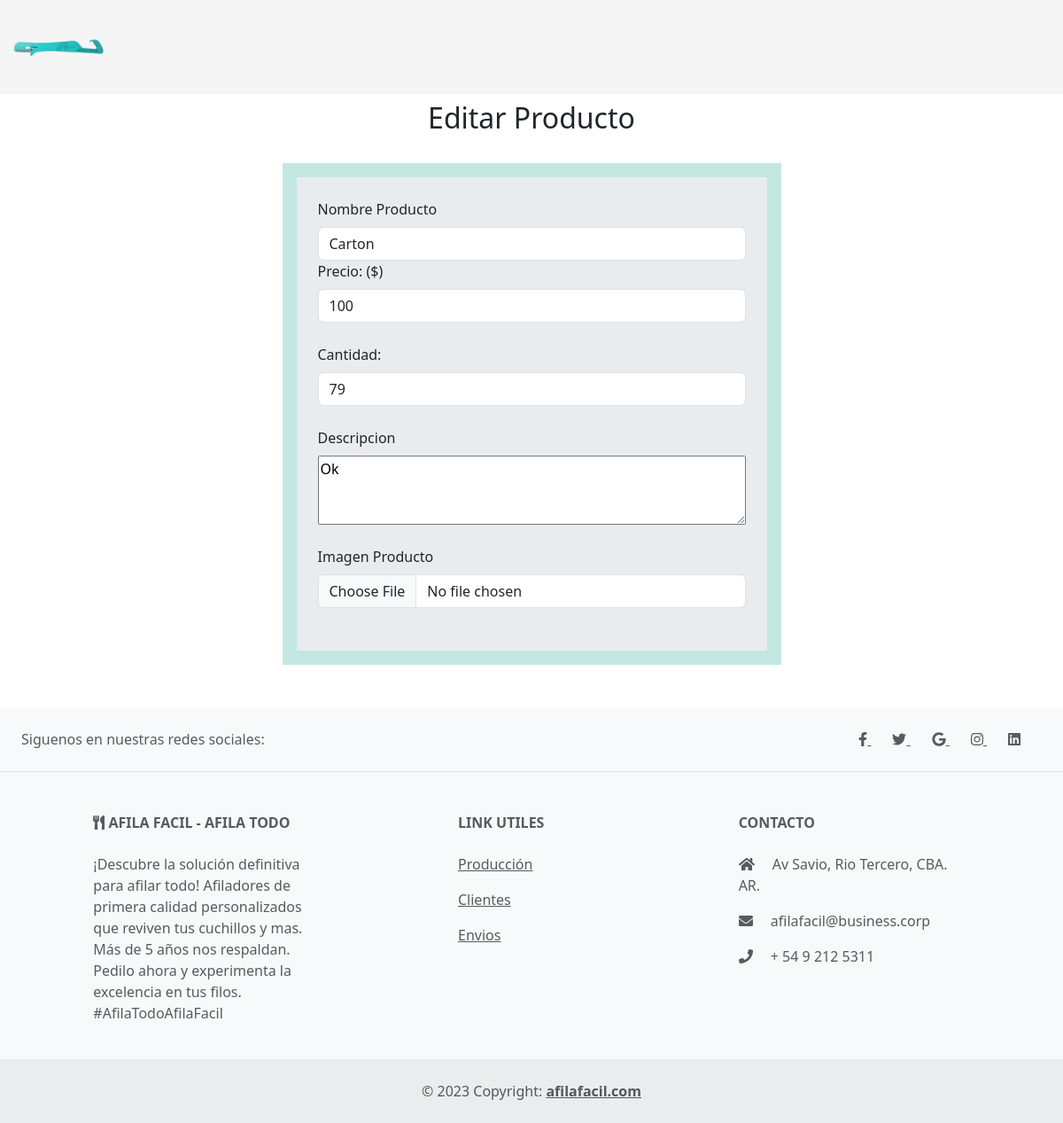
Before: /productos/editar/1/ with the older database file.
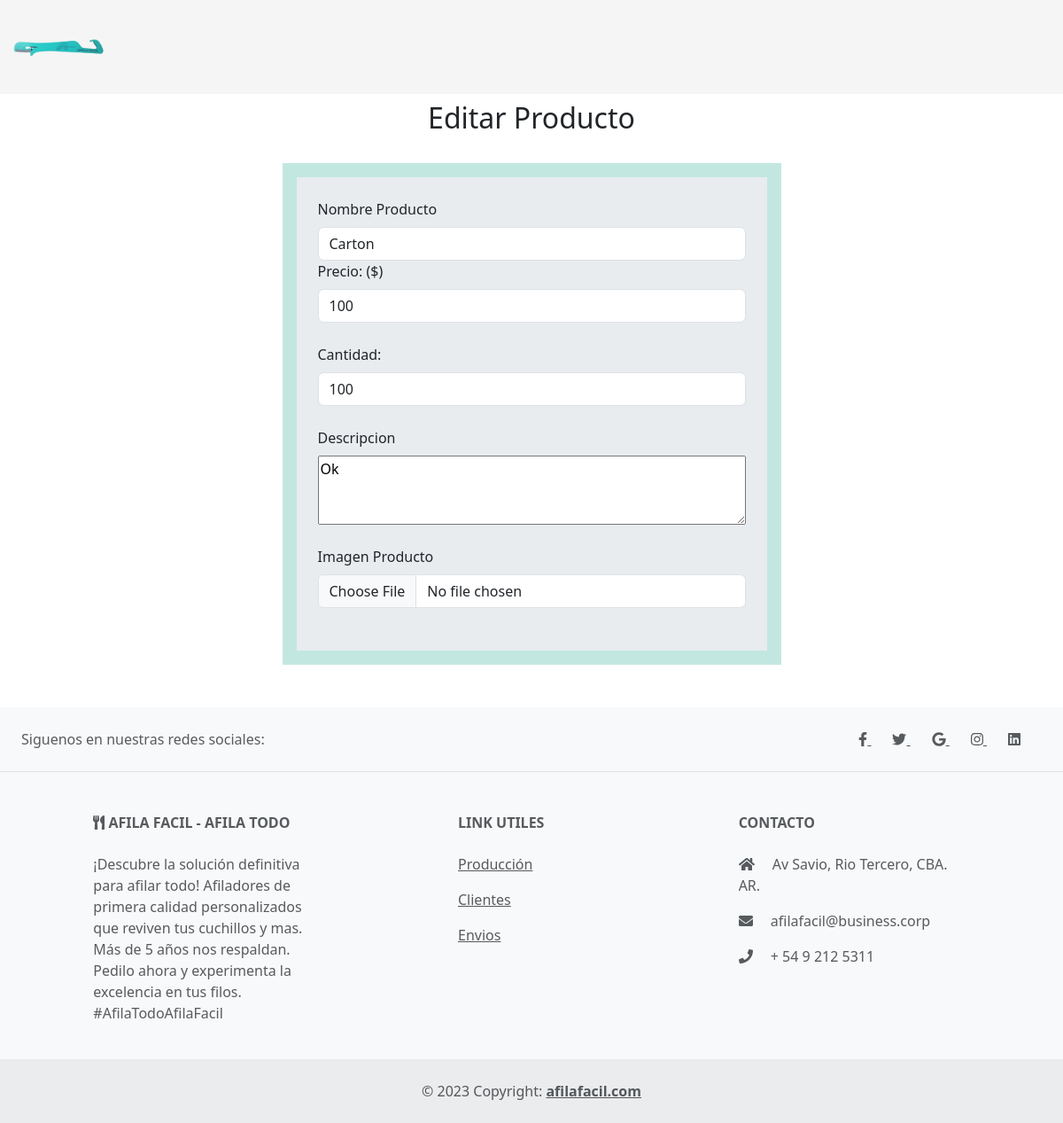
After: the same page with the newer database file.
### materias_primas/models.py (models this page shows, shortened)
class Productos(models.Model):
    nombre = models.CharField(max_length=45)
    descripcion = models.CharField(max_length=200)
    precio = models.IntegerField()
    cantidad = models.IntegerField()
    imagen = models.CharField(max_length=100)
    class Meta:
        db_table = 'productos'
        verbose_name = "Producto"

### materias_primas/views.py (the view)
# urls.py: path('editar/<int:id>/', views.editar_producto, name='editar_producto'),
def editar_producto(request, id):
    producto = get_object_or_404(Productos, pk=id)
    if request.method == 'POST':
        form = ProductoForm(request.POST, request.FILES)
        if form.is_valid():
            producto.nombre = form.cleaned_data['nombre']
            producto.precio = form.cleaned_data['precio']
            producto.cantidad = form.cleaned_data['cantidad']
            producto.descripcion = form.cleaned_data['descripcion']
            producto.imagen = form.cleaned_data['imagen']
            producto.save()
            return redirect('productos')
    else:
        form = ProductoForm(initial={
            'nombre': producto.nombre,
            'precio': producto.precio,
            'cantidad': producto.cantidad,
            'descripcion': producto.descripcion,
            'imagen': producto.imagen
        })
    return render(request, 'modificacionProducto.html', {'form': form, 'producto': producto})

### materias_primas/forms.py
class ProductoForm(forms.Form):
    nombre = forms.CharField(max_length=100, required=True)
    descripcion = forms.CharField(max_length=255, required=True, widget=forms.Textarea)
    precio = forms.IntegerField(required=True)
    cantidad = forms.IntegerField(required=True)
    imagen = forms.CharField(max_length=100, required=False)
    class Meta:
            model = Productos

### materias_primas/templates/modificacionProducto.html (shortened to what this page needs)
{% extends "materias_primas/layout.html" %}
{% load static %}
{% block content %}
    <div class="container-fluid ">
        <div class="d-flex flex-column align-items-center">
          <h2 class="mb-3 mt-2">Editar Producto</h2>
          <div class="d-flex justify-content-center mt-3 mb-5" style="background-color: #c2e7e1;">
            <form class="m-3 p-4 bg-body-secondary" method="post" action="{% url 'editar_producto' producto.id %}"  enctype="multipart/form-data">
              <div class="row">
                  <div class="form-outline w-100">
                    <label class="form-label" for="nombre">Nombre Producto</label>
                    <input type="text" id="nombre" name="nombre" class="form-control" value="{{ producto.nombre }}" />
                  </div>
              </div>
                <div class="row mb-4">
                    <div class="form-outline w-100">
                    <label class="form-label" for="precio">Precio: ($)</label>
                    <input type="number" id="precio" name="precio" class="form-control" value="{{ producto.precio }}"/>
                    </div>
                </div>
                <div class="row mb-4">
                    <div class="form-outline w-100">
                    <label class="form-label" for="cantidad">Cantidad: </label>
                    <input type="number" id="cantidad" name="cantidad" class="form-control" value="{{ producto.cantidad }}"/>
                    </div>
                </div>
                <div class="row mb-4">
                    <div class="form-outline w-100 d-flex flex-column">
                        <label class="form-label" for="descripcion">Descripcion</label>
                        <textarea rows="3" cols="50" id="descripcion" name="descripcion" >{{ producto.descripcion }}</textarea>
                    </div>
                </div>
                <div class="row mb-4">
                    <div class="form-outline">
                    <label class="form-label w-100" for="imagen">Imagen Producto</label>
                    <input type="file" id="imagen" name="imagen" class="form-control" value="{{ producto.imagen }}"/>
                    </div>
                </div>
            </form>
        </div>
    </div>
  </div>
{% endblock %}

Changed rows visible on the page:
changed Productos "Carton": cantidad "79" → "100"
